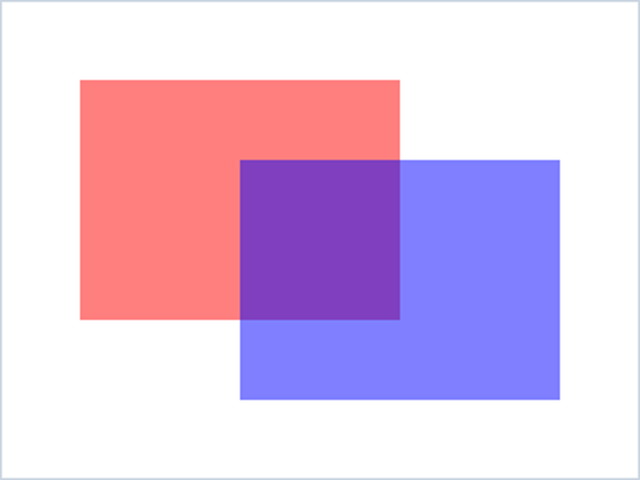
#> input picture results/hungerg-200k-max-in-qoder-20261124/tmp/20261124T113838+0800-aac601/A10/inspect-panel-01.png, 640 x 480 px, given in place of compositing-lab-01.png, which was not available
$ python inspect.py
#> lines starting #> are read from the running program, lines starting #| are printed output that depends on the picture
from pathlib import Path
from PIL import Image

ROOT = Path(__file__).resolve().parents[3]
TEMP = ROOT / "tmp/20261124T113838+0800-aac601/A10"
image = Image.open(TEMP / "versions/v003/compositing-lab-01.png").convert("RGBA")
#> image is the input picture: PIL image 640x480 RGBA; mean R, G, B, A 222.2, 195.6, 227.8, 255
origins = [(208, 220), (560, 220), (912, 220), (208, 600), (560, 600), (912, 600)]
for index, (x, y) in enumerate(origins, 1):
    image.crop((x, y, x + 320, y + 240)).resize((640, 480)).save(TEMP / f"inspect-panel-{index:02d}.png")
#> this loop made 6 passes
#> pass 1, `image.crop((x, y, x + 320, y + 240)).resize((640, 480)).save(TEMP / f"..`:
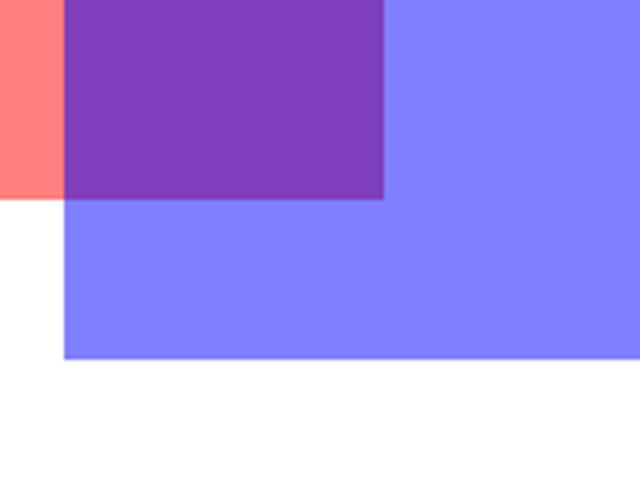
#> saved as inspect-panel-01.png: PIL image 640x480 RGBA; mean R, G, B, A 168.5, 149.9, 236.3, 255
#> pass 2, `image.crop((x, y, x + 320, y + 240)).resize((640, 480)).save(TEMP / f"..`:
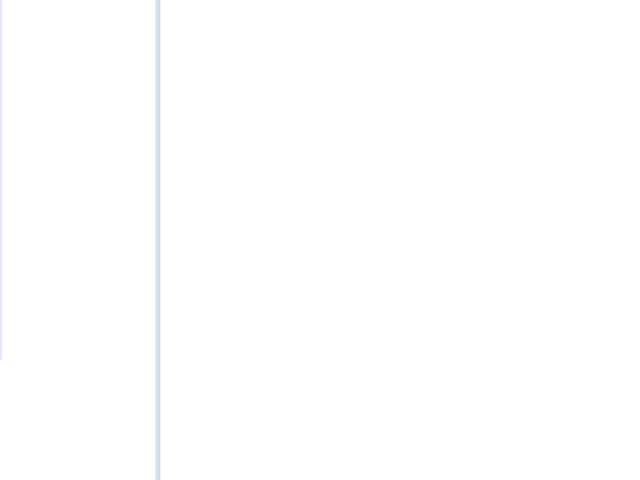
#> saved as inspect-panel-02.png: PIL image 640x480 RGBA; mean R, G, B, A 63.7, 63.8, 63.9, 63.8; transparent parts drawn white
image.crop((180, 950, 1260, 1080)).resize((1620, 195)).save(TEMP / "inspect-footer.png")
image.resize((1080, 825)).save(TEMP / "inspect-overview.png")

$ run again, on results/hungerg-200k-max-in-qoder-20261124/tmp/20261124T113838+0800-aac601/A10/inspect-panel-06.png
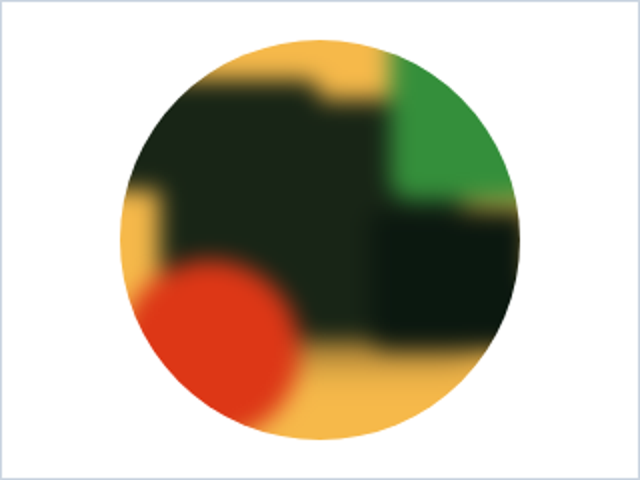
#> input picture results/hungerg-200k-max-in-qoder-20261124/tmp/20261124T113838+0800-aac601/A10/inspect-panel-06.png, 640 x 480 px, given in place of compositing-lab-01.png, which was not available
#> image is the input picture: PIL image 640x480 RGBA; mean R, G, B, A 190.4, 181.7, 164.5, 255
#> the loop `for index, (x, y) in enumerate(origins, 1):` made 6 passes
#> pass 1, `image.crop((x, y, x + 320, y + 240)).resize((640, 480)).save(TEMP / f"..`:
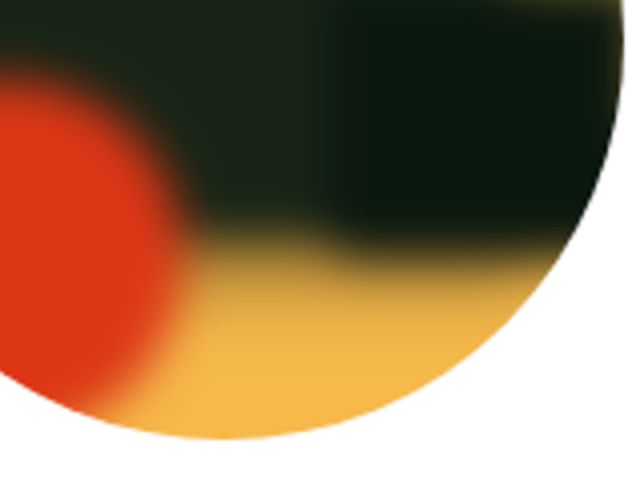
#> saved as inspect-panel-01.png: PIL image 640x480 RGBA; mean R, G, B, A 145.2, 113.5, 84, 255
